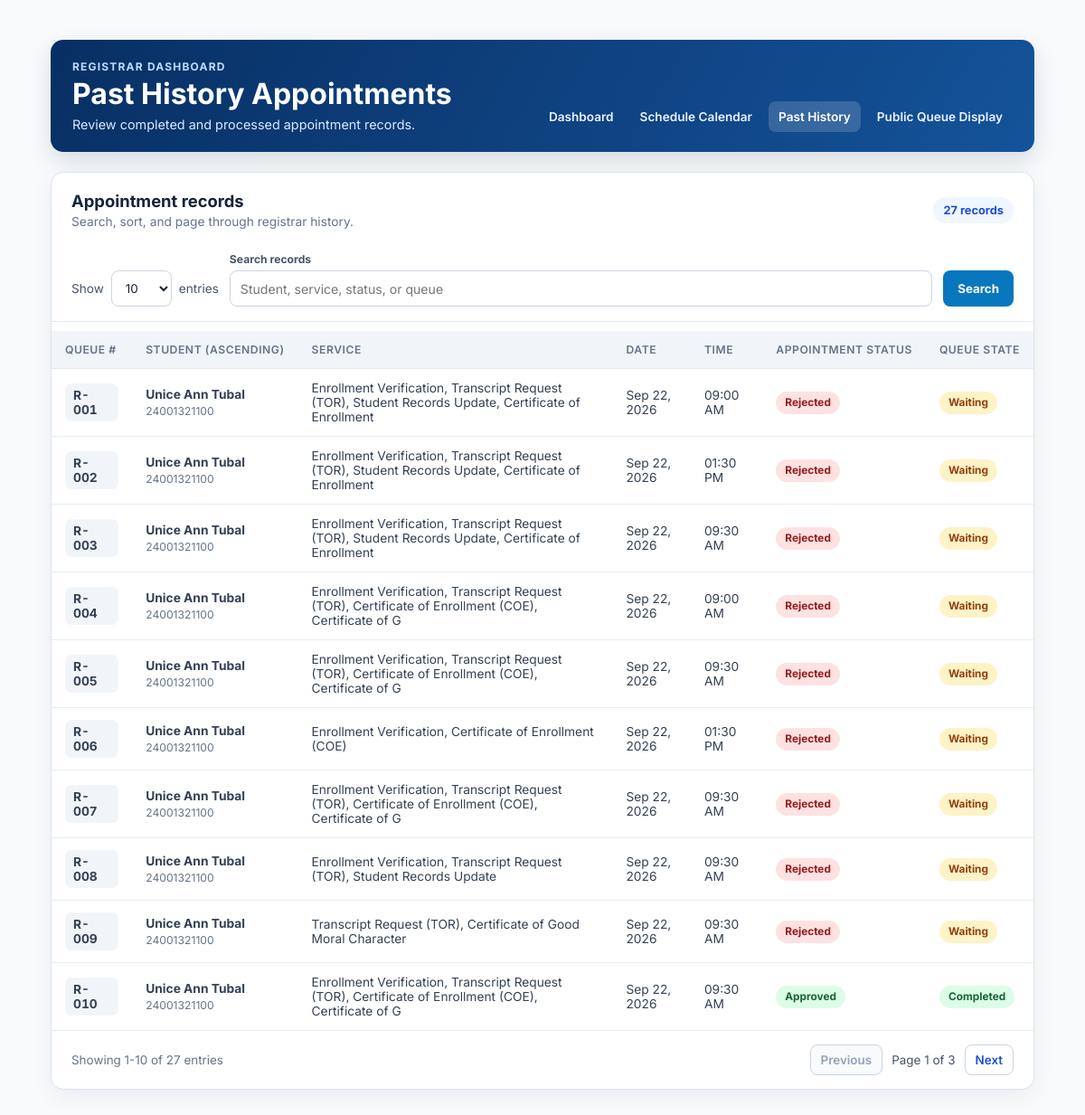
/appointment-history.php?sort=student_id&direction=ASC&page=1 (signed in), run on the app's committed database.
### tables this page shows
CREATE TABLE `appointments` (
  `id` int(11) NOT NULL AUTO_INCREMENT,
  `slot_id` int(11) DEFAULT NULL,
  `student_id` varchar(50) NOT NULL,
  `office` varchar(50) NOT NULL,
  `service` varchar(100) NOT NULL,
  `appointment_date` date NOT NULL,
  `appointment_time` time NOT NULL,
  `status` varchar(50) NOT NULL DEFAULT 'Pending',
  `rejection_reason` text DEFAULT NULL,
  `registrar_notes` text DEFAULT NULL,
  `queue_number` varchar(20) NOT NULL DEFAULT '',
  `queue_status` varchar(30) NOT NULL DEFAULT 'Waiting',
  `called_at` datetime DEFAULT NULL,
  `created_at` timestamp NOT NULL DEFAULT current_timestamp(),
  `updated_at` timestamp NOT NULL DEFAULT current_timestamp() ON UPDATE current_timestamp(),
  `processed_at` datetime DEFAULT NULL,
  PRIMARY KEY (`id`),
  KEY `student_id` (`student_id`),
  KEY `slot_id` (`slot_id`),
  CONSTRAINT `appointments_ibfk_1` FOREIGN KEY (`student_id`) REFERENCES `users` (`student_id`)
);

### appointment-history.php (the view, shortened to what this page needs)
<?php
require_once __DIR__ . '/db.php';
$sortable = [
    'appointment_date' => 'a.appointment_date',
    'appointment_time' => 'a.appointment_time',
    'service' => 'a.service',
    'status' => 'a.status',
    'queue_number' => 'a.queue_number',
    'student_id' => 'a.student_id',
];
$sort = $_GET['sort'] ?? 'appointment_date';
$direction = strtoupper($_GET['direction'] ?? 'DESC');
$search = trim($_GET['q'] ?? '');
$size = (int)($_GET['size'] ?? 10);
$where = "a.office = 'registrar' AND (a.status IN ('Approved','Rejected','Cancelled') OR a.queue_status IN ('Completed','Skipped'))";
$params = [];
$types = '';
$count_stmt = mysqli_prepare($con, "SELECT COUNT(*) AS total FROM appointments a LEFT JOIN users u ON u.student_id = a.student_id WHERE $where");
if ($count_stmt) mysqli_stmt_execute($count_stmt);
$count_result = $count_stmt ? mysqli_stmt_get_result($count_stmt) : false;
$total = $count_result ? (int)(mysqli_fetch_assoc($count_result)['total'] ?? 0) : 0;
$pages = max(1, (int)ceil($total / $size));
$page = min(max(1, (int)($_GET['page'] ?? 1)), $pages);
$offset = ($page - 1) * $size;
$sql = "SELECT a.id, a.student_id, a.queue_number, a.service, a.appointment_date, a.appointment_time, a.status, a.queue_status, CONCAT(COALESCE(u.first_name,''),' ',COALESCE(u.last_name,'')) AS student_name FROM appointments a LEFT JOIN users u ON u.student_id = a.student_id WHERE $where ORDER BY {$sortable[$sort]} $direction LIMIT ? OFFSET ?";
$rows_stmt = mysqli_prepare($con, $sql);
if ($rows_stmt) {
    if ($types !== '') {
        [$p1, $p2, $p3, $p4, $p5, $p6] = $params;
        mysqli_stmt_bind_param($rows_stmt, 'ssssssii', $p1, $p2, $p3, $p4, $p5, $p6, $size, $offset);
    } else {
        mysqli_stmt_bind_param($rows_stmt, 'ii', $size, $offset);
    }
    mysqli_stmt_execute($rows_stmt);
    $rows = mysqli_stmt_get_result($rows_stmt);
} else {
    $rows = false;
}
function history_url(array $changes = []): string {
    return '?' . http_build_query(array_merge($_GET, $changes));
}
function history_badge_class(string $status): string {
    $key = strtolower(trim($status));
    $classes = [
        'approved' => 'badge-approved', 'completed' => 'badge-completed',
        'rejected' => 'badge-rejected', 'cancelled' => 'badge-cancelled',
        'serving' => 'badge-serving', 'waiting' => 'badge-waiting',
        'skipped' => 'badge-skipped', 'pending' => 'badge-pending',
    ];
    return $classes[$key] ?? 'badge-neutral';
}
?>
<!doctype html>
<html lang="en">
<head>
  <link rel="stylesheet" href="admin.css">
</head>
<body>
  <main class="history-page">
    <header class="history-page-header">
      <div>
        <p class="history-eyebrow">Registrar Dashboard</p>
        <h1>Past History Appointments</h1>
        <p class="history-subtitle">Review completed and processed appointment records.</p>
      </div>
      <nav class="history-nav" aria-label="Registrar navigation">
        <a href="admin.php?office=registrar">Dashboard</a>
        <a href="./schedule-calendar.php" title="Open the weekly registrar appointment calendar">Schedule Calendar</a>
        <a class="active" aria-current="page" href="appointment-history.php">Past History</a>
        <a href="now-serving.php" target="_blank" rel="noopener">Public Queue Display</a>
      </nav>
    </header>
    <section class="history-card" aria-labelledby="historyTableHeading">
      <div class="history-card-heading">
        <div><h2 id="historyTableHeading">Appointment records</h2><p>Search, sort, and page through registrar history.</p></div>
        <span class="history-total-pill"><?php echo number_format($total); ?> records</span>
      </div>
      <form class="history-tools" method="get" action="appointment-history.php">
        <label class="history-entry-control">Show
          <select name="size" onchange="this.form.submit()">
            <?php foreach ([10, 25, 50, 100] as $n): ?><option value="<?php echo $n; ?>" <?php echo $size === $n ? 'selected' : ''; ?>><?php echo $n; ?></option><?php endforeach; ?>
          </select> entries
        </label>
        <label class="history-search-control"><span>Search records</span>
          <input type="search" name="q" value="<?php echo htmlspecialchars($search); ?>" placeholder="Student, service, status, or queue">
        </label>
        <button class="history-search-button" type="submit">Search</button>
      </form>
      <div class="history-table-scroll">
        <table class="history-table">
          <thead><tr>
            <?php foreach (['queue_number' => 'Queue #', 'student_id' => 'Student', 'service' => 'Service', 'appointment_date' => 'Date', 'appointment_time' => 'Time', 'status' => 'Appointment Status'] as $key => $label): ?>
              <?php $next_direction = $sort === $key && $direction === 'ASC' ? 'DESC' : 'ASC'; ?>
              <th scope="col"><a href="<?php echo htmlspecialchars(history_url(['sort' => $key, 'direction' => $next_direction, 'page' => 1])); ?>"><?php echo htmlspecialchars($label); ?><?php echo $sort === $key ? ($direction === 'ASC' ? ' (ascending)' : ' (descending)') : ''; ?></a></th>
            <?php endforeach; ?>
            <th scope="col">Queue State</th>
          </tr></thead>
          <tbody>
          <?php if ($rows && mysqli_num_rows($rows) > 0): while ($row = mysqli_fetch_assoc($rows)): ?>
            <?php $status = (string)($row['status'] ?? ''); $queue_state = trim((string)($row['queue_status'] ?? '')); ?>
            <tr>
              <td><span class="history-queue-number"><?php echo htmlspecialchars($row['queue_number'] ?: '#' . $row['id']); ?></span></td>
              <td><strong><?php echo htmlspecialchars($row['student_name'] ?: 'Student'); ?></strong><small><?php echo htmlspecialchars($row['student_id']); ?></small></td>
              <td><?php echo htmlspecialchars($row['service']); ?></td>
              <td><?php echo htmlspecialchars(date('M d, Y', strtotime($row['appointment_date']))); ?></td>
              <td><?php echo htmlspecialchars(date('h:i A', strtotime($row['appointment_time']))); ?></td>
              <td><span class="status-pill <?php echo history_badge_class($status); ?>"><?php echo htmlspecialchars($status ?: 'Unknown'); ?></span></td>
              <td><span class="status-pill <?php echo history_badge_class($queue_state); ?>"><?php echo htmlspecialchars($queue_state ?: 'None'); ?></span></td>
            </tr>
          <?php endwhile; else: ?>
            <tr><td class="history-empty" colspan="7">No appointment records match your search.</td></tr>
          <?php endif; ?>
          </tbody>
        </table>
      </div>
      <footer class="history-pages">
        <p><?php echo $total ? 'Showing ' . number_format($offset + 1) . '-' . number_format(min($offset + $size, $total)) . ' of ' . number_format($total) . ' entries' : 'Showing 0 entries'; ?></p>
        <div class="history-pagination" aria-label="History pagination">
          <a class="<?php echo $page <= 1 ? 'is-disabled' : ''; ?>" href="<?php echo htmlspecialchars(history_url(['page' => max(1, $page - 1)])); ?>" aria-disabled="<?php echo $page <= 1 ? 'true' : 'false'; ?>">Previous</a>
          <span>Page <?php echo $page; ?> of <?php echo $pages; ?></span>
          <a class="<?php echo $page >= $pages ? 'is-disabled' : ''; ?>" href="<?php echo htmlspecialchars(history_url(['page' => min($pages, $page + 1)])); ?>" aria-disabled="<?php echo $page >= $pages ? 'true' : 'false'; ?>">Next</a>
        </div>
      </footer>
    </section>
  </main>
</body>
</html>

### data on the page
appointments: queue_number "R-001", student_name "Unice Ann Tubal", student "24001321100", service "Enrollment Verification, Transcript Request (TOR), Student Records Update, Certificate of Enrollment", appointment_date "Sep 22, 2026", appointment_time "09:00 AM", status "Rejected", queue_status "Waiting"
appointments: queue_number "R-002", student_name "Unice Ann Tubal", student "24001321100", service "Enrollment Verification, Transcript Request (TOR), Student Records Update, Certificate of Enrollment", appointment_date "Sep 22, 2026", appointment_time "01:30 PM", status "Rejected", queue_status "Waiting"
appointments: queue_number "R-003", student_name "Unice Ann Tubal", student "24001321100", service "Enrollment Verification, Transcript Request (TOR), Student Records Update, Certificate of Enrollment", appointment_date "Sep 22, 2026", appointment_time "09:30 AM", status "Rejected", queue_status "Waiting"
appointments: queue_number "R-004", student_name "Unice Ann Tubal", student "24001321100", service "Enrollment Verification, Transcript Request (TOR), Certificate of Enrollment (COE), Certificate of G", appointment_date "Sep 22, 2026", appointment_time "09:00 AM", status "Rejected", queue_status "Waiting"
appointments: queue_number "R-005", student_name "Unice Ann Tubal", student "24001321100", service "Enrollment Verification, Transcript Request (TOR), Certificate of Enrollment (COE), Certificate of G", appointment_date "Sep 22, 2026", appointment_time "09:30 AM", status "Rejected", queue_status "Waiting"
appointments: queue_number "R-006", student_name "Unice Ann Tubal", student "24001321100", service "Enrollment Verification, Certificate of Enrollment (COE)", appointment_date "Sep 22, 2026", appointment_time "01:30 PM", status "Rejected", queue_status "Waiting"
appointments: queue_number "R-007", student_name "Unice Ann Tubal", student "24001321100", service "Enrollment Verification, Transcript Request (TOR), Certificate of Enrollment (COE), Certificate of G", appointment_date "Sep 22, 2026", appointment_time "09:30 AM", status "Rejected", queue_status "Waiting"
appointments: queue_number "R-008", student_name "Unice Ann Tubal", student "24001321100", service "Enrollment Verification, Transcript Request (TOR), Student Records Update", appointment_date "Sep 22, 2026", appointment_time "09:30 AM", status "Rejected", queue_status "Waiting"
appointments: queue_number "R-009", student_name "Unice Ann Tubal", student "24001321100", service "Transcript Request (TOR), Certificate of Good Moral Character", appointment_date "Sep 22, 2026", appointment_time "09:30 AM", status "Rejected", queue_status "Waiting"
appointments: queue_number "R-010", student_name "Unice Ann Tubal", student "24001321100", service "Enrollment Verification, Transcript Request (TOR), Certificate of Enrollment (COE), Certificate of G", appointment_date "Sep 22, 2026", appointment_time "09:30 AM", status "Approved", queue_status "Completed"

### other printed values
$total "27"
$label "QUEUE #"
$label "STUDENT"
$label "SERVICE"
$label "DATE"
$label "TIME"
$label "APPOINTMENT STATUS"
$offset + 1 "1"
min($offset + $size, $total) "10"
$page "1"
$pages "3"
form field size "10"
